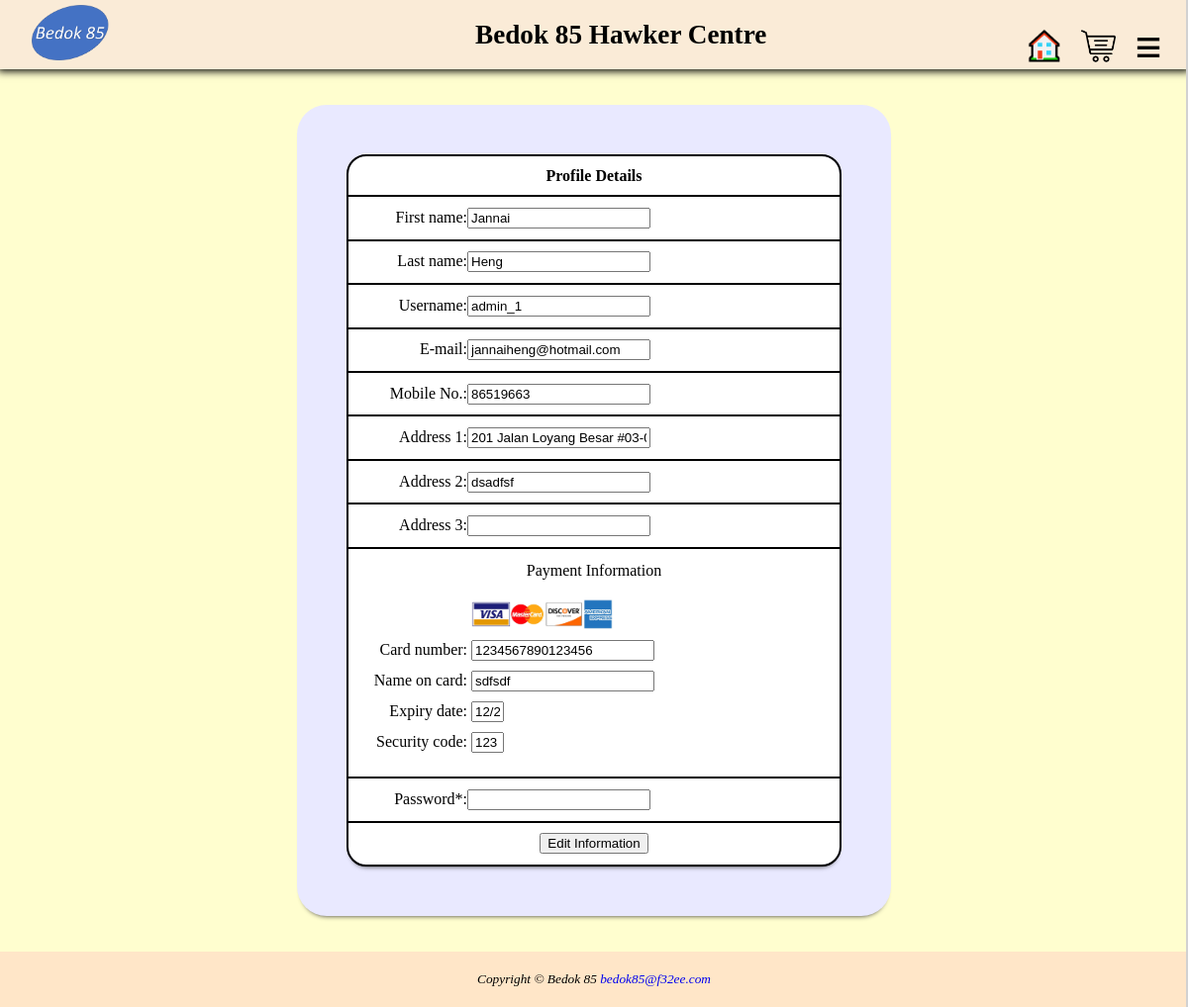
/profile_detail/profile_details.php (signed in), run on an earlier commit of the app's database.
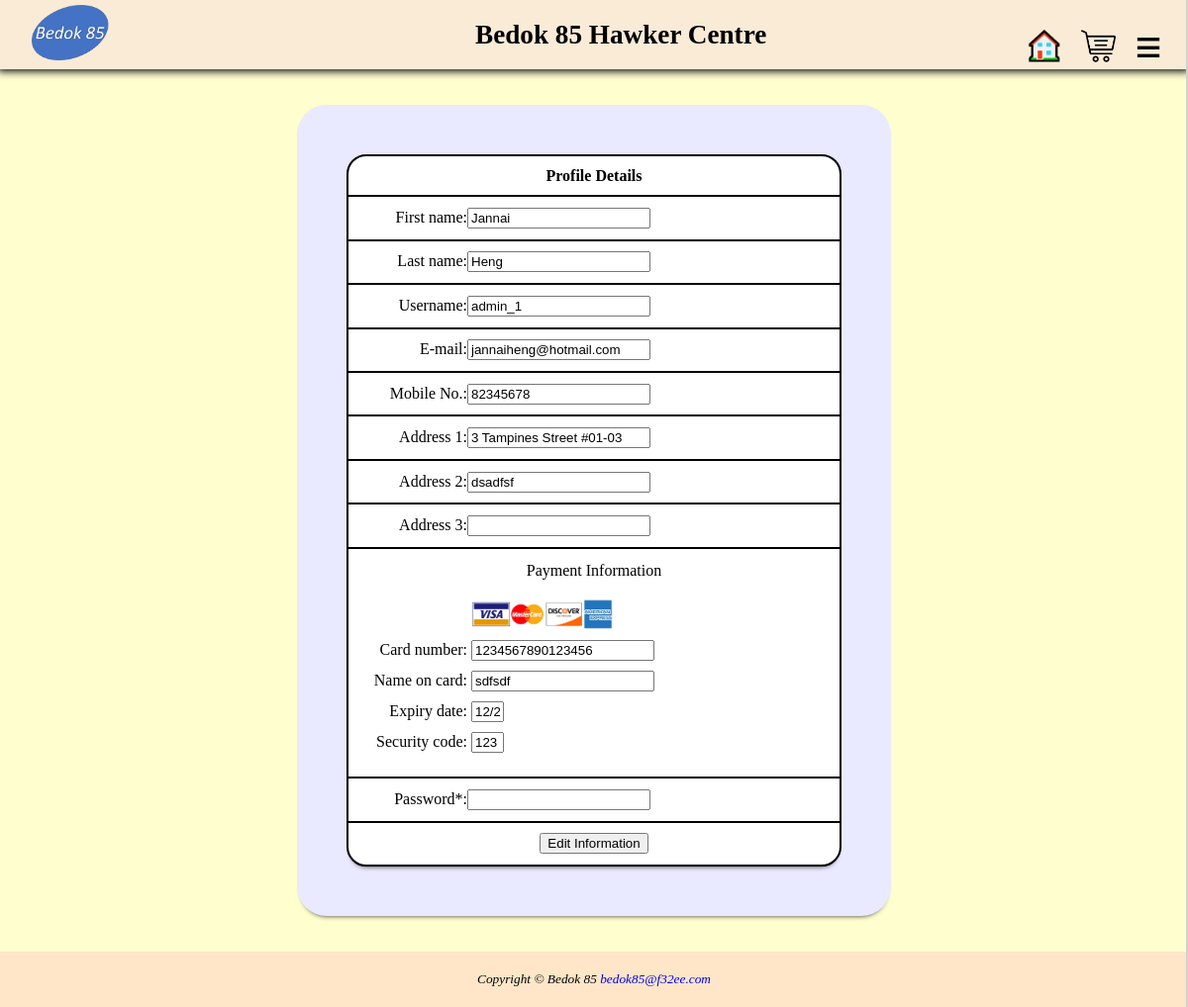
And on a later commit of the database.
### tables this page shows
CREATE TABLE IF NOT EXISTS `Account_information` (
  `account_id` int(10) unsigned NOT NULL AUTO_INCREMENT,
  `firstname` varchar(40) NOT NULL,
  `lastname` varchar(40) NOT NULL,
  `username` varchar(40) NOT NULL,
  `password_info` varchar(40) NOT NULL,
  `e_mail` varchar(40) NOT NULL,
  `mobile_no` int(10) unsigned NOT NULL,
  `Address1` varchar(40) DEFAULT NULL,
  `Address2` varchar(40) DEFAULT NULL,
  `Address3` varchar(40) DEFAULT NULL,
  `credit_card` varchar(40) NOT NULL,
  `card_name` varchar(40) NOT NULL,
  `cv2` varchar(40) NOT NULL,
  `expirydate` varchar(40) NOT NULL,
  `admin` bit(1) NOT NULL,
  PRIMARY KEY (`account_id`)
);

### profile_detail/insertprofile_detail.php (called while the page is built, shortened)
<?php
include('../login/logindb.php');
$servername = "localhost";
$username = "root";
$password = "";
$dbname = "bedok_85";
$conn = mysqli_connect($servername, $username, $password, $dbname);
if(!empty($_SESSION['valid_user']))
{
    $getusername = $_SESSION['valid_user'];
    $sql = "SELECT * from Account_information WHERE username ='$getusername'";
    $result = mysqli_query($conn, $sql);
    if ($result) {
        $row = mysqli_fetch_assoc($result);
}
}
?>

### profile_detail/profile_details.php (the view, shortened to what this page needs)
<!DOCTYPE html>
<html lang = "en">
<head>
<link rel="stylesheet" href="../common/externalCSS1.css">
<link rel="stylesheet" href="../common/externalCSS.css">
<link rel="stylesheet" href="../common/overlay.css">
</head>
<body>
<?php
    include '../login/logindb.php';
    include 'insertprofile_detail.php';
    include '../common/top_header.php';
    include '../common/overlay.php';
?>
    <div id="wrapper">
	<form action="edit_profiledetails.php" method="get">
    <table class="register_table">
        <th colspan="2">Profile Details</th>
        <tr>
            <td>
                <section id='first_name_section'>
                <label>First name: </label><input type='text' size= '20' id='firstname' name='firstname' placeholder="<?php echo $row['firstname'];?>" readonly>
                </section>
            </td>
        </tr>
        <tr>
            <td><section id='last_name_section'>
                <label>Last name: </label><input type="text" size= "20" id="lastname" name="lastname" placeholder="<?php echo $row['lastname'];?>" readonly>
                </section>
            </td>
        </tr>
        <tr>
            <td align="left" colspan="2"><label>Username: </label><input type="text" size= "20" id="username" name="username" placeholder="<?php echo $row['username'];?>" readonly></br></td>
        </tr>
        <tr>
            <td colspan="2">
            <section id='e_mail_section'><label>E-mail: </label><input type="text" size= "20" id="email" name="email" placeholder="<?php echo $row['e_mail'];?>" readonly>
            </section></td>
        </tr>
        <tr>
            <td colspan="2">
            <section id='phone_section'><label>Mobile No.: </label><input type="text" size= "20" id='phoneno' name='phoneno' maxlength='8' placeholder="<?php echo $row['mobile_no'];?>"readonly>
            </section>
            </td>
        </tr>
        <tr>
            <td colspan="2"><label>Address 1: </label><input type="text" size= "20" id="addr1" name="addr1" placeholder="<?php echo $row['Address1'];?>" readonly></td>
        </tr>
        <tr>
            <td colspan="2"><label>Address 2: </label><input type="text" size= "20" id="addr2" name="addr2" placeholder="<?php echo $row['Address2'];?>" readonly></td>
        </tr>
        <tr>
            <td colspan="2"><label>Address 3: </label><input type="text" size= "20" id="addr3" name="addr3" placeholder="<?php echo $row['Address3'];?>" readonly></td>
        </tr>
        <tr>
        <td colspan="2">
        <div class='payment_title'><center>Payment Information</center></div><br>
        <div id='img_wrapper' style="padding-bottom:5px;"><label></label> <img src="../common/img/credit_card_logos.jpg" alt='Acceptable Credit Cards' width="144" height="34"></div>
            <section id='card_num_section' style="padding-bottom:10px;">
                <label>Card number:</label>
                <input type="text" maxlength="19"  id='card_num' name='card_num' placeholder="<?php echo $row['credit_card'];?>" readonly>
            </section>
            <section id='card_name_section' style="padding-bottom:10px;">
                <label>Name on card:</label>
                <input type="text" maxlength="50"  id='card_name' name="card_name" placeholder="<?php echo $row['card_name'];?>" readonly>
            </section>
            <section id='expiry_security_section' style="padding-bottom:10px;">
                <aside id='expiry_section'>
                <label>Expiry date:</label>
                <input type="text" maxlength="5"  size="1" id='expiry_date' name="expiry_date" placeholder="<?php echo $row['expirydate'];?>" readonly>
            </aside></section>
            <aside id='security_section' style="padding-bottom:10px;">
                <label>Security code:</label>
                <input type="password" maxlength="3"  size="1" id='security_code' name="security_code" placeholder="<?php echo $row['cv2'];?>" readonly>
            </aside></td>
        </tr>
        <tr>
        <tr>
            <td colspan="2"><label>Password*: </label><input type="password" size= "20" id="password" name="password" required></td>
        </tr>
        </tr>
        <tr>
        <td colspan="2" align="center"><input type="submit" name="edit" id="edit" value="Edit Information"></td>
        </tr>
	</table>
	</form>
    </div>
    <footer>
        <small>
            <i>Copyright &copy; Bedok 85
                <a href="mailto:\\192.168.56.2\f32ee">bedok85@f32ee.com</a>
            </i>
        </small>
    </footer>
</body>
</html>

### login/logindb.php (shortened to what this page needs)
<html lang="en">
<head>
</head>
<body>
</body>
</html>

### common/top_header.php (shortened to what this page needs)
<?php
    $dir = 'http://localhost/bedok_85_nus/';
?>
<nav class="top_header">
    <a id="logo" href="<?php echo $dir ?>home/index.php"><img src="<?php echo $dir ?>common/img/bedok85_logo.png" alt="Bedok 85" width="94" height="56"></a>
    <h1 id="hawker_centre_title">Bedok 85 Hawker Centre</h1>
    <aside>
        <ul>
            <li>
                <a href="<?php echo $dir ?>home/index.php">
                    <img id="nav_hawker_centre"src="<?php echo $dir ?>common/img/home_logo.png" alt="Bedok 85" width="35px" height="35px">
                </a>
            </li>
            <li>
                <a href="<?php echo $dir ?>cart/cart.php">
                <img id="nav_cart"src="<?php echo $dir ?>common/img/cart.png" alt="Bedok 85" width="35px" height="35px">
                </a>
            </li>
            <li id="nav_option">
                <strong id="option">&#8801</strong>
            </li>
        </ul>
    </aside>
</nav>

### common/overlay.php (shortened to what this page needs)
<div class="overlay" id="overlay">
</div>

### common/externalCSS1.css (style rules this page uses)
body { background-color: rgb(255, 254, 207); color: black; font-size: 1em; margin: 0px; display: inline; }
#wrapper { background-color:rgb(233, 233, 255); border-radius: 30px; padding:20px; box-shadow: 0 5px 5px -5px #333 }
footer { padding: 20px; display: flex; justify-content: center; position: relative; background-color: rgb(255, 230, 200); text-align: center; margin-top: 48%; }
footer i { text-align: center; }

### common/externalCSS.css (style rules this page uses)
html { scroll-behavior: smooth; }
body { background-color: rgb(255, 254, 207); margin: auto; padding: 0px; }
a { text-decoration: none; }
nav ul { list-style-type: none; display: flex; justify-content: center; height: 30px; }
nav li { display: inline; }
footer { padding: 20px; display: flex; justify-content: center; position: relative; background-color: rgb(255, 230, 200); text-align: center; margin-top: 3%; }
footer i { text-align: center; }
.top_header { position: sticky; top: 0; width: 100%; height: 70px; display: flex; align-items: center; justify-content: space-between; background-color: antiquewhite; box-shadow: 0px 0px 8px 2px #000000; }
#logo { margin-left: 2%; }
#hawker_centre_title { position: fixed; left: 40vw; font-size: 1.7em; position: sticky; }
.top_header aside { margin-right: 3%; }
.top_header aside li { margin-top: auto; margin-bottom: auto; margin-right: 20%; font-size: 3em; cursor: pointer; }

### common/overlay.css (style rules this page uses)
.overlay { width: 0; height: 100%; position: fixed; z-index: 1; top: 0; right: 0; background-color: white; overflow-x: hidden; transition: 0.5s; border-left: solid rgb(209, 209, 209) 2px; }

### profile_detail/profile_details.php (style rules this page uses)
.register_table { height:720px; margin:auto; width:500px; background-clip: content-box; background-color: white; border: 2px solid #000000; border-radius:20px; background-clip:padding-box; border-spacing:0; box-shadow: 0 5px 5px -5px #333 }
table.register_table td, table.register_table tr, table.register_table th { border-bottom: 2px solid black; padding:10px 0px 10px 0px; }
table.register_table tr:last-child>td { border-bottom:none; }
label { display:inline-block; width:120px; text-align:right }
#wrapper { margin: auto; padding:50px; margin-top: 3%; box-shadow: 0 5px 5px -5px #333; width: fit-content; }
::placeholder { color:Black; }

What changed in the data, as far as the page shows it:
changed account_information "Jannai": phoneno "86519663" → "82345678"; addr1 "201 Jalan Loyang Besar #03-02" → "3 Tampines Street #01-03"
